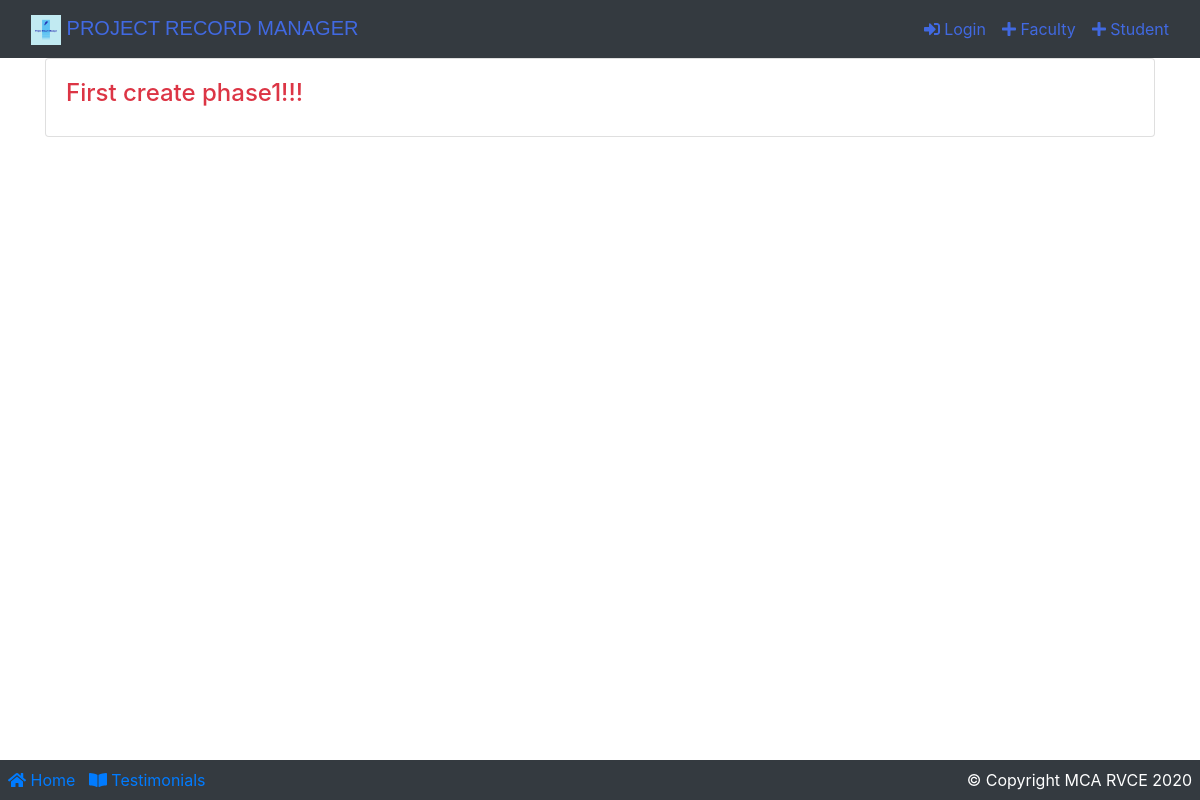
/facultyCommentPhase1/6, run on an earlier commit of the app's database.
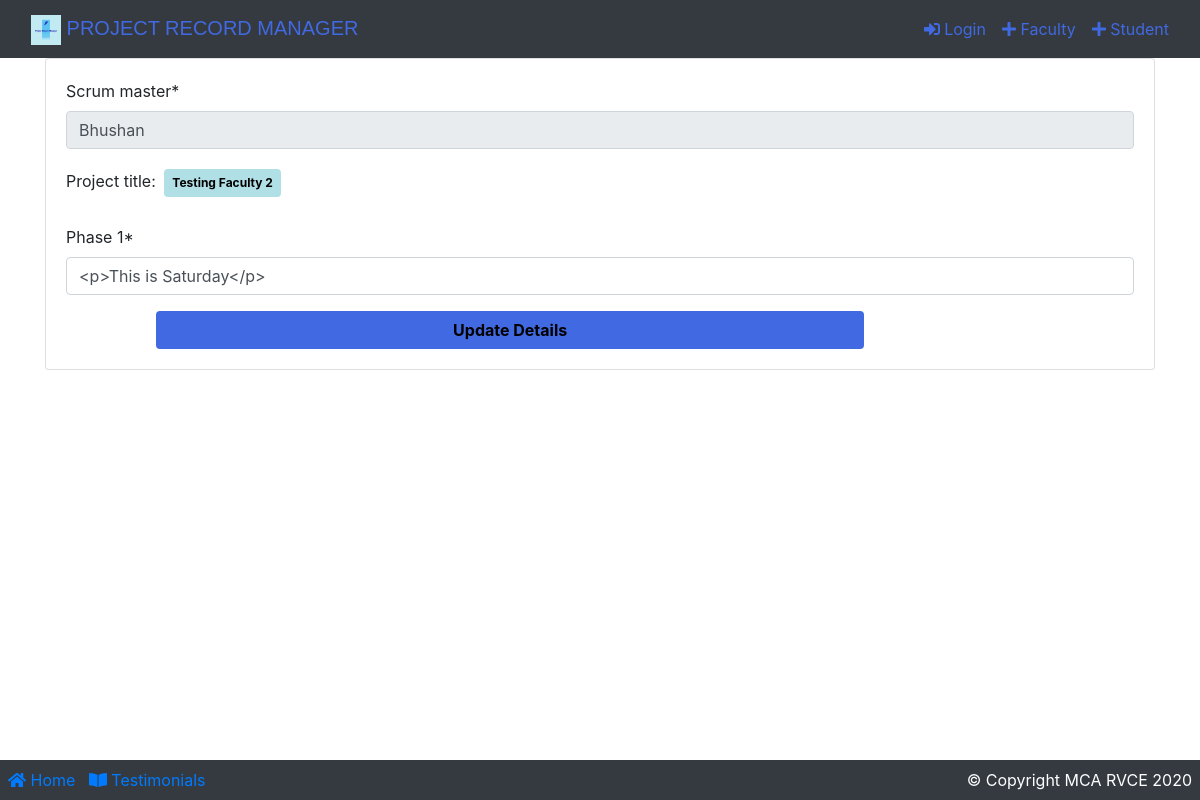
And on a later commit of the database.
### app/models.py (models this page shows)
class ProjectPhase1(models.Model):
    scrum_master = models.CharField(max_length=100, default="scrum master")
    project_title = models.ForeignKey(
        Team, on_delete=models.CASCADE, null=True)
    phase1 = HTMLField()
    created_at = models.DateTimeField(auto_now_add=True)
    updated_at = models.DateTimeField(auto_now=True)
    def __str__(self):
        return str(self.project_title) + "phase1"

class Team(models.Model):
    owner = models.CharField(max_length=555, unique=True)
    partner = models.OneToOneField(
        Student, on_delete=models.CASCADE, null=True, blank=True, unique=True)
    guide = models.ForeignKey(
        Faculty, on_delete=models.CASCADE, null=True, blank=True)
    title = models.CharField(max_length=555, null=True, unique=True)
    created_at = models.DateTimeField(auto_now_add=True)
    updated_at = models.DateTimeField(auto_now=True)
    class Meta:
        db_table = "team"
    def __str__(self):
        return str(self.title) + ", Student1:  " + str(self.owner) + ", student2:  " + str(
            self.partner) + ", Guide:  " + str(self.guide)

### app/views.py (the view)
# urls.py: path('facultyCommentPhase1/<int:teamId>', views.facultyCommentPhase1, name="facultyCommentPhase1"),
def facultyCommentPhase1(request, teamId):
    queryset = ""
    form = ""
    ret = ""
    try:
        print("TeamId:", teamId)
        queryset = ProjectPhase1.objects.filter(project_title=int(teamId))
        print(queryset)
        context = {}
        obj = get_object_or_404(ProjectPhase1, project_title=int(teamId))
        form = ProjectPhase1Form(request.POST or None, instance=obj)
        if form.is_valid():
            form.save()
            return redirect("facultyDashboard")
    except:
        ret = "First create phase1!!!"
    return render(request, 'project/commentPhase1.html', {'formc': form, 'qs': queryset, 'ret': ret})

### app/forms.py
class ProjectPhase1Form(forms.ModelForm):
    phase1 = forms.CharField(
        label="Phase 1", widget=TinyMCE(attrs={'cols': 50, 'rows': 10, "class": "form-control",
                                               "placeholder": "Phase 1 details"}))
    class Meta:
        model = ProjectPhase1
        fields = ['id', 'scrum_master', 'project_title', 'phase1']

### app/models.py (called while the page is built)
    def __str__(self):
        return self.name + ' ' + self.email

    def __str__(self):
        return self.name + ' ' + self.email

### templates/project/commentPhase1.html (shortened to what this page needs)
{% extends 'base.html' %}
{% load static %}
{% load crispy_forms_tags %}
{% block content %}
    <div class="container">
        <div class="card">
            <div class="card-body">
                {% if qs %}
                    <form method="POST">
                        {% for data in qs %}
                            <div id="div_id_scrum_master" class="form-group">
                                <label for="id_scrum_master" class=" requiredField">
                                    Scrum master<span class="asteriskField">*</span>
                                </label>
                                <div class="">
                                    <input type="text" name="scrum_master" value="{{ data.scrum_master }}"
                                           maxlength="100"
                                           class="textinput textInput form-control" required="" id="id_scrum_master"
                                           readonly>
                                </div>
                            </div>
                            <div id="div_id_project_title" class="form-group">
                                <label for="id_project_title" class=" requiredField">
                                    Project title: <span class="badge p-2 m-1 font-weight-bolder"
                                                         style="color: black;background-color: powderblue;"> {{ data.project_title.title }}</span>
                                </label>
                            </div>
                        {% endfor %}
                        {{ formc.phase1|as_crispy_field }}
                        <div class="form-row">
                            <div class="form-group col-md-8 mb-0 offset-1">
                                <button type="submit" class="btn btn-block font-weight-bold"
                                        style="background: royalblue;color: black; ">Update Details
                                </button>
                            </div>
                        </div>
                    </form>
                {% else %}
                    <h4 class="text-danger">{{ ret }}</h4>
                {% endif %}
            </div>
        </div>
    </div>
{% endblock %}

What changed in the data, as far as the page shows it:
added ProjectPhase1: scrum_master "Bhushan", project_title "Testing Faculty 2", phase1 "<p>This is Saturday</p>"
Also different on the page:
{{ ret }}: "First create phase1!!!" → (not shown)
text now shown: "Phase 1 * Update Details"
